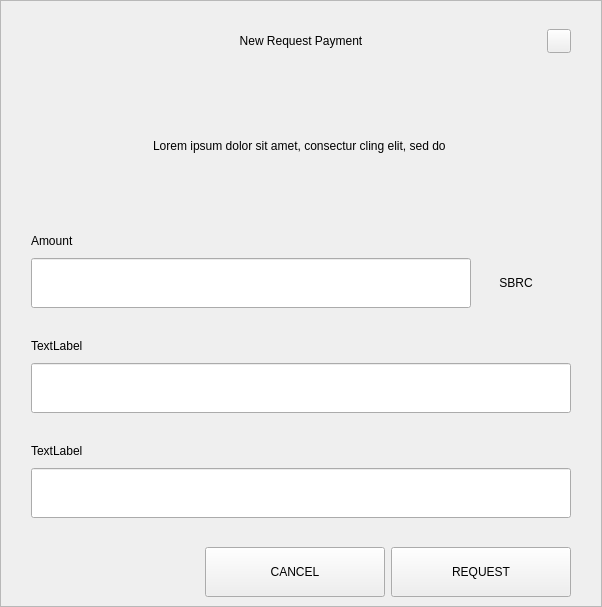
<?xml version="1.0" encoding="UTF-8"?>
<ui version="4.0">
 <class>RequestDialog</class>
 <widget class="QDialog" name="RequestDialog">
  <property name="geometry">
   <rect>
    <x>0</x>
    <y>0</y>
    <width>602</width>
    <height>607</height>
   </rect>
  </property>
  <property name="windowTitle">
   <string>Dialog</string>
  </property>
  <layout class="QVBoxLayout" name="verticalLayout_5">
   <property name="spacing">
    <number>0</number>
   </property>
   <property name="leftMargin">
    <number>0</number>
   </property>
   <property name="topMargin">
    <number>0</number>
   </property>
   <property name="rightMargin">
    <number>0</number>
   </property>
   <property name="bottomMargin">
    <number>0</number>
   </property>
   <item>
    <widget class="QFrame" name="frame">
     <property name="styleSheet">
      <string notr="true"/>
     </property>
     <property name="frameShape">
      <enum>QFrame::StyledPanel</enum>
     </property>
     <property name="frameShadow">
      <enum>QFrame::Raised</enum>
     </property>
     <layout class="QVBoxLayout" name="verticalLayout_4" stretch="1,0,0">
      <property name="spacing">
       <number>0</number>
      </property>
      <property name="leftMargin">
       <number>30</number>
      </property>
      <property name="topMargin">
       <number>20</number>
      </property>
      <property name="rightMargin">
       <number>30</number>
      </property>
      <property name="bottomMargin">
       <number>0</number>
      </property>
      <item>
       <layout class="QHBoxLayout" name="horizontalLayout_3">
        <property name="spacing">
         <number>0</number>
        </property>
        <item>
         <spacer name="horizontalSpacer_21">
          <property name="orientation">
           <enum>Qt::Horizontal</enum>
          </property>
          <property name="sizeHint" stdset="0">
           <size>
            <width>40</width>
            <height>20</height>
           </size>
          </property>
         </spacer>
        </item>
        <item>
         <widget class="QLabel" name="labelTitle">
          <property name="minimumSize">
           <size>
            <width>0</width>
            <height>40</height>
           </size>
          </property>
          <property name="maximumSize">
           <size>
            <width>16777215</width>
            <height>40</height>
           </size>
          </property>
          <property name="styleSheet">
           <string notr="true">padding-left:24px;</string>
          </property>
          <property name="text">
           <string>New Request Payment</string>
          </property>
          <property name="alignment">
           <set>Qt::AlignCenter</set>
          </property>
          <property name="margin">
           <number>7</number>
          </property>
         </widget>
        </item>
        <item>
         <spacer name="horizontalSpacer">
          <property name="orientation">
           <enum>Qt::Horizontal</enum>
          </property>
          <property name="sizeHint" stdset="0">
           <size>
            <width>40</width>
            <height>20</height>
           </size>
          </property>
         </spacer>
        </item>
        <item>
         <widget class="QPushButton" name="btnEsc">
          <property name="minimumSize">
           <size>
            <width>24</width>
            <height>24</height>
           </size>
          </property>
          <property name="maximumSize">
           <size>
            <width>24</width>
            <height>24</height>
           </size>
          </property>
          <property name="focusPolicy">
           <enum>Qt::NoFocus</enum>
          </property>
          <property name="text">
           <string/>
          </property>
         </widget>
        </item>
       </layout>
      </item>
      <item>
       <widget class="QStackedWidget" name="stack">
        <property name="minimumSize">
         <size>
          <width>540</width>
          <height>0</height>
         </size>
        </property>
        <property name="maximumSize">
         <size>
          <width>540</width>
          <height>16777215</height>
         </size>
        </property>
        <property name="currentIndex">
         <number>0</number>
        </property>
        <widget class="QWidget" name="page_1">
         <property name="minimumSize">
          <size>
           <width>540</width>
           <height>0</height>
          </size>
         </property>
         <property name="maximumSize">
          <size>
           <width>540</width>
           <height>16777215</height>
          </size>
         </property>
         <layout class="QVBoxLayout" name="layout1">
          <property name="spacing">
           <number>0</number>
          </property>
          <property name="leftMargin">
           <number>0</number>
          </property>
          <property name="topMargin">
           <number>0</number>
          </property>
          <property name="rightMargin">
           <number>0</number>
          </property>
          <property name="bottomMargin">
           <number>0</number>
          </property>
          <item>
           <spacer name="verticalSpacer_21">
            <property name="orientation">
             <enum>Qt::Vertical</enum>
            </property>
            <property name="sizeType">
             <enum>QSizePolicy::Fixed</enum>
            </property>
            <property name="sizeHint" stdset="0">
             <size>
              <width>20</width>
              <height>30</height>
             </size>
            </property>
           </spacer>
          </item>
          <item alignment="Qt::AlignHCenter">
           <widget class="QLabel" name="labelMessage">
            <property name="minimumSize">
             <size>
              <width>400</width>
              <height>50</height>
             </size>
            </property>
            <property name="text">
             <string>Lorem ipsum dolor sit amet, consectur cling elit, sed do </string>
            </property>
            <property name="alignment">
             <set>Qt::AlignCenter</set>
            </property>
            <property name="wordWrap">
             <bool>true</bool>
            </property>
           </widget>
          </item>
          <item alignment="Qt::AlignBottom">
           <widget class="QWidget" name="containerAmount" native="true">
            <layout class="QVBoxLayout" name="verticalLayout">
             <property name="spacing">
              <number>9</number>
             </property>
             <property name="leftMargin">
              <number>0</number>
             </property>
             <property name="topMargin">
              <number>0</number>
             </property>
             <property name="rightMargin">
              <number>0</number>
             </property>
             <property name="bottomMargin">
              <number>0</number>
             </property>
             <item>
              <widget class="QLabel" name="labelSubtitleAmount">
               <property name="minimumSize">
                <size>
                 <width>350</width>
                 <height>16</height>
                </size>
               </property>
               <property name="maximumSize">
                <size>
                 <width>16777215</width>
                 <height>16</height>
                </size>
               </property>
               <property name="text">
                <string>Amount</string>
               </property>
              </widget>
             </item>
             <item alignment="Qt::AlignTop">
              <widget class="QWidget" name="layoutAmount" native="true">
               <layout class="QHBoxLayout" name="horizontalLayout" stretch="2,0">
                <property name="spacing">
                 <number>0</number>
                </property>
                <property name="leftMargin">
                 <number>0</number>
                </property>
                <property name="topMargin">
                 <number>0</number>
                </property>
                <property name="rightMargin">
                 <number>0</number>
                </property>
                <property name="bottomMargin">
                 <number>0</number>
                </property>
                <item>
                 <widget class="QLineEdit" name="lineEditAmount">
                  <property name="minimumSize">
                   <size>
                    <width>0</width>
                    <height>50</height>
                   </size>
                  </property>
                  <property name="maximumSize">
                   <size>
                    <width>16777215</width>
                    <height>50</height>
                   </size>
                  </property>
                 </widget>
                </item>
                <item>
                 <widget class="QWidget" name="comboContainer" native="true">
                  <property name="minimumSize">
                   <size>
                    <width>100</width>
                    <height>50</height>
                   </size>
                  </property>
                  <property name="maximumSize">
                   <size>
                    <width>16777215</width>
                    <height>50</height>
                   </size>
                  </property>
                  <layout class="QHBoxLayout" name="horizontalLayout_31">
                   <property name="spacing">
                    <number>0</number>
                   </property>
                   <property name="leftMargin">
                    <number>0</number>
                   </property>
                   <property name="topMargin">
                    <number>0</number>
                   </property>
                   <property name="rightMargin">
                    <number>10</number>
                   </property>
                   <property name="bottomMargin">
                    <number>0</number>
                   </property>
                   <item>
                    <widget class="QLabel" name="comboBoxCoin">
                     <property name="text">
                      <string>SBRC</string>
                     </property>
                     <property name="alignment">
                      <set>Qt::AlignCenter</set>
                     </property>
                    </widget>
                   </item>
                  </layout>
                 </widget>
                </item>
               </layout>
              </widget>
             </item>
            </layout>
           </widget>
          </item>
          <item>
           <spacer name="verticalSpacer_31">
            <property name="orientation">
             <enum>Qt::Vertical</enum>
            </property>
            <property name="sizeType">
             <enum>QSizePolicy::Fixed</enum>
            </property>
            <property name="sizeHint" stdset="0">
             <size>
              <width>20</width>
              <height>30</height>
             </size>
            </property>
           </spacer>
          </item>
          <item>
           <layout class="QVBoxLayout" name="verticalLayoutLabel">
            <property name="spacing">
             <number>9</number>
            </property>
            <item>
             <widget class="QLabel" name="labelSubtitleLabel">
              <property name="minimumSize">
               <size>
                <width>0</width>
                <height>16</height>
               </size>
              </property>
              <property name="maximumSize">
               <size>
                <width>16777215</width>
                <height>16</height>
               </size>
              </property>
              <property name="text">
               <string>TextLabel</string>
              </property>
             </widget>
            </item>
            <item>
             <widget class="QLineEdit" name="lineEditLabel">
              <property name="minimumSize">
               <size>
                <width>0</width>
                <height>50</height>
               </size>
              </property>
              <property name="maximumSize">
               <size>
                <width>16777215</width>
                <height>50</height>
               </size>
              </property>
             </widget>
            </item>
           </layout>
          </item>
          <item>
           <spacer name="verticalSpacer_34">
            <property name="orientation">
             <enum>Qt::Vertical</enum>
            </property>
            <property name="sizeType">
             <enum>QSizePolicy::Fixed</enum>
            </property>
            <property name="sizeHint" stdset="0">
             <size>
              <width>20</width>
              <height>30</height>
             </size>
            </property>
           </spacer>
          </item>
          <item>
           <layout class="QVBoxLayout" name="verticalLayoutDescription">
            <property name="spacing">
             <number>9</number>
            </property>
            <item>
             <widget class="QLabel" name="labelSubtitleDescription">
              <property name="minimumSize">
               <size>
                <width>0</width>
                <height>16</height>
               </size>
              </property>
              <property name="maximumSize">
               <size>
                <width>16777215</width>
                <height>16</height>
               </size>
              </property>
              <property name="text">
               <string>TextLabel</string>
              </property>
             </widget>
            </item>
            <item>
             <widget class="QLineEdit" name="lineEditDescription">
              <property name="minimumSize">
               <size>
                <width>0</width>
                <height>50</height>
               </size>
              </property>
              <property name="maximumSize">
               <size>
                <width>16777215</width>
                <height>50</height>
               </size>
              </property>
             </widget>
            </item>
            <item>
             <spacer name="verticalSpacer_4">
              <property name="orientation">
               <enum>Qt::Vertical</enum>
              </property>
              <property name="sizeType">
               <enum>QSizePolicy::Fixed</enum>
              </property>
              <property name="sizeHint" stdset="0">
               <size>
                <width>20</width>
                <height>20</height>
               </size>
              </property>
             </spacer>
            </item>
           </layout>
          </item>
         </layout>
        </widget>
        <widget class="QWidget" name="page_2">
         <layout class="QVBoxLayout" name="layout2">
          <item>
           <spacer name="verticalSpacer_5">
            <property name="orientation">
             <enum>Qt::Vertical</enum>
            </property>
            <property name="sizeType">
             <enum>QSizePolicy::Fixed</enum>
            </property>
            <property name="sizeHint" stdset="0">
             <size>
              <width>20</width>
              <height>50</height>
             </size>
            </property>
           </spacer>
          </item>
          <item alignment="Qt::AlignHCenter">
           <widget class="QLabel" name="labelQrImg">
            <property name="minimumSize">
             <size>
              <width>260</width>
              <height>260</height>
             </size>
            </property>
            <property name="maximumSize">
             <size>
              <width>260</width>
              <height>260</height>
             </size>
            </property>
            <property name="text">
             <string/>
            </property>
            <property name="alignment">
             <set>Qt::AlignCenter</set>
            </property>
           </widget>
          </item>
          <item>
           <spacer name="verticalSpacer_2">
            <property name="orientation">
             <enum>Qt::Vertical</enum>
            </property>
            <property name="sizeType">
             <enum>QSizePolicy::Fixed</enum>
            </property>
            <property name="sizeHint" stdset="0">
             <size>
              <width>20</width>
              <height>30</height>
             </size>
            </property>
           </spacer>
          </item>
          <item alignment="Qt::AlignHCenter">
           <widget class="QLabel" name="labelAddress">
            <property name="text">
             <string>D7VFR83SQbiezrW72hjcWJtcfip5krte2Z </string>
            </property>
           </widget>
          </item>
          <item>
           <spacer name="verticalSpacer_32">
            <property name="orientation">
             <enum>Qt::Vertical</enum>
            </property>
            <property name="sizeType">
             <enum>QSizePolicy::Expanding</enum>
            </property>
            <property name="sizeHint" stdset="0">
             <size>
              <width>20</width>
              <height>20</height>
             </size>
            </property>
           </spacer>
          </item>
          <item>
           <layout class="QHBoxLayout" name="horizontal">
            <property name="leftMargin">
             <number>20</number>
            </property>
            <property name="rightMargin">
             <number>20</number>
            </property>
            <property name="bottomMargin">
             <number>20</number>
            </property>
            <item>
             <spacer name="horizontalSpacer_4">
              <property name="orientation">
               <enum>Qt::Horizontal</enum>
              </property>
              <property name="sizeHint" stdset="0">
               <size>
                <width>40</width>
                <height>20</height>
               </size>
              </property>
             </spacer>
            </item>
            <item>
             <widget class="QPushButton" name="btnCopyAddress">
              <property name="minimumSize">
               <size>
                <width>180</width>
                <height>50</height>
               </size>
              </property>
              <property name="text">
               <string>COPY ADDRESS</string>
              </property>
             </widget>
            </item>
            <item>
             <widget class="QPushButton" name="btnCopyUrl">
              <property name="minimumSize">
               <size>
                <width>180</width>
                <height>50</height>
               </size>
              </property>
              <property name="text">
               <string>COPY URL</string>
              </property>
             </widget>
            </item>
            <item>
             <spacer name="horizontalSpacer_2">
              <property name="orientation">
               <enum>Qt::Horizontal</enum>
              </property>
              <property name="sizeHint" stdset="0">
               <size>
                <width>40</width>
                <height>20</height>
               </size>
              </property>
             </spacer>
            </item>
           </layout>
          </item>
         </layout>
        </widget>
       </widget>
      </item>
      <item>
       <widget class="QWidget" name="buttonsStack" native="true">
        <layout class="QHBoxLayout" name="horizontalLayout_5">
         <property name="leftMargin">
          <number>20</number>
         </property>
         <property name="rightMargin">
          <number>0</number>
         </property>
         <item>
          <spacer name="horizontalSpacer_41">
           <property name="orientation">
            <enum>Qt::Horizontal</enum>
           </property>
           <property name="sizeHint" stdset="0">
            <size>
             <width>40</width>
             <height>20</height>
            </size>
           </property>
          </spacer>
         </item>
         <item>
          <widget class="QPushButton" name="btnCancel">
           <property name="minimumSize">
            <size>
             <width>180</width>
             <height>50</height>
            </size>
           </property>
           <property name="focusPolicy">
            <enum>Qt::NoFocus</enum>
           </property>
           <property name="text">
            <string>CANCEL</string>
           </property>
          </widget>
         </item>
         <item>
          <widget class="QPushButton" name="btnSave">
           <property name="minimumSize">
            <size>
             <width>180</width>
             <height>50</height>
            </size>
           </property>
           <property name="focusPolicy">
            <enum>Qt::NoFocus</enum>
           </property>
           <property name="text">
            <string>REQUEST</string>
           </property>
          </widget>
         </item>
        </layout>
       </widget>
      </item>
     </layout>
    </widget>
   </item>
  </layout>
 </widget>
 <resources/>
 <connections/>
</ui>
